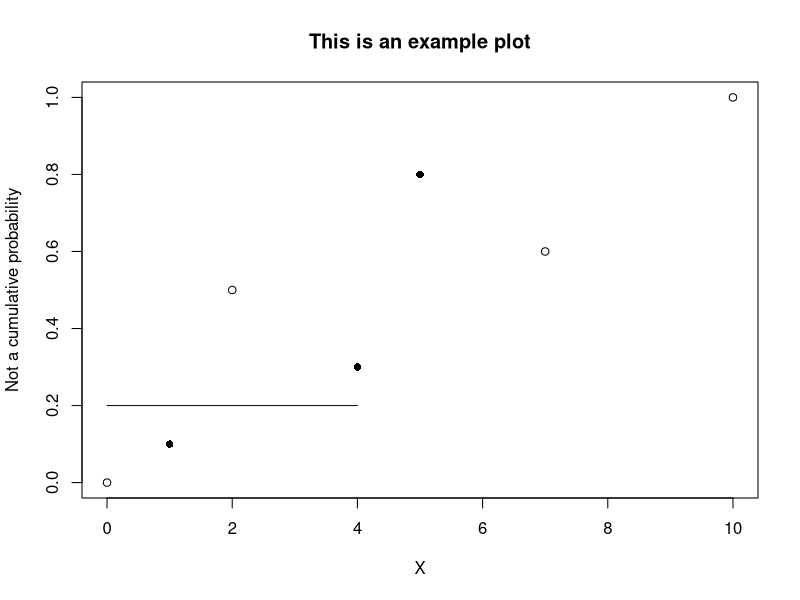

R code for this plot:
## ---- chunk 1
knitr::opts_chunk$set(echo = TRUE)
## ---- chunk 2
        plot(x = c(0, 10), y = c(0, 1),
             xlab = "X", ylab = "Not a cumulative probability",
             main = "This is an example plot")
        points(x = c(1, 4, 5), y = c(0.1, 0.3, 0.8), pch = 16) # pch = point character
        points(x = c(2, 7), y = c(0.5, 0.6), pch = 1)
        lines(x = c(0, 4), y = c(0.2, 0.2))
